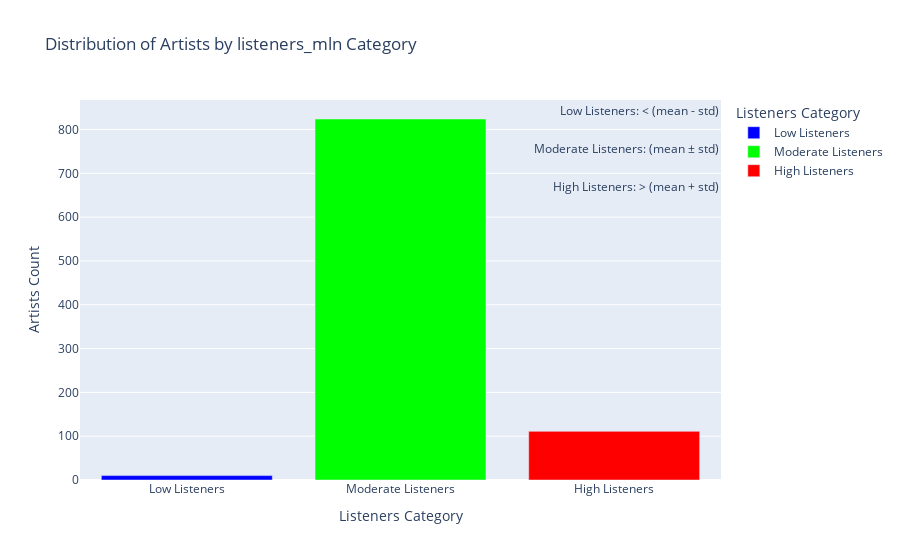

The notebook cell saved with this chart:
### Code cell
# Calculate the mean and standard deviation of 'listeners_mln'
mean_listeners_mln = df_merged['listeners_mln'].mean()
std_listeners_mln = df_merged['listeners_mln'].std()

# Define a function to categorize 'listeners_mln' based on mean and standard deviation
def categorize_listeners_mln(listeners_mln):
    if listeners_mln < (mean_listeners_mln - std_listeners_mln):
        return 'Low Listeners'
    elif (mean_listeners_mln - std_listeners_mln) <= listeners_mln < (mean_listeners_mln + std_listeners_mln):
        return 'Moderate Listeners'
    else:
        return 'High Listeners'

# Apply the categorization function to 'listeners_mln' column
df_merged['listeners_mln_category'] = df_merged['listeners_mln'].apply(categorize_listeners_mln)

color_scale = ['#0000FF', '#00FF00', '#FF0000']
category_orders_listeners_mln = {'listeners_mln_category': ['Low Listeners', 'Moderate Listeners', 'High Listeners']}

# Create a DataFrame with counts for each listeners_mln category
listeners_mln_category_counts = df_merged['listeners_mln_category'].value_counts().reset_index()
listeners_mln_category_counts.columns = ['listeners_mln_category', 'Artists Count']

# Create a bar chart for the listeners_mln_category
listeners_mln_category_fig = px.bar(listeners_mln_category_counts, x='listeners_mln_category', y='Artists Count',
                             title='Distribution of Artists by listeners_mln Category',
                             labels={'listeners_mln_category': 'Listeners Category'},
                             hover_data={'Artists Count': True},
                             color='listeners_mln_category',
                             category_orders=category_orders_listeners_mln,
                             color_discrete_sequence=color_scale)

legend_labels = {
    'Low Listeners': 'Low Listeners: < (mean - std)',
    'Moderate Listeners': 'Moderate Listeners: (mean ± std)',
    'High Listeners': 'High Listeners: > (mean + std)'
}

legend_annotations = [dict(x=1.00, y=1 - 0.1 * i, xref='paper', yref='paper',
                           text=f'{legend_labels[label]}', showarrow=False)
                      for i, label in enumerate(category_orders_listeners_mln['listeners_mln_category'])]

listeners_mln_category_fig.update_layout(annotations=legend_annotations)
print(f'Mean listeners_mln: {mean_listeners_mln.round(3)}')
print(f'Standard Deviation listeners_mln: {std_listeners_mln.round(3)}')
listeners_mln_category_fig.show()

### Figure 1 — Plotly figure (JSON) as saved in the notebook; plotly's stock layout.template omitted (floating-point values rounded to 4 significant figures)
{"data": [{"alignmentgroup": "True", "hovertemplate": "Listeners Category=%{x}<br>Artists Count=%{y}<extra></extra>", "legendgroup": "Low Listeners", "marker": {"color": "#0000FF", "pattern": {"shape": ""}}, "name": "Low Listeners", "offsetgroup": "Low Listeners", "orientation": "v", "showlegend": true, "textposition": "auto", "type": "bar", "x": ["Low Listeners"], "xaxis": "x", "y": [10], "yaxis": "y"}, {"alignmentgroup": "True", "hovertemplate": "Listeners Category=%{x}<br>Artists Count=%{y}<extra></extra>", "legendgroup": "Moderate Listeners", "marker": {"color": "#00FF00", "pattern": {"shape": ""}}, "name": "Moderate Listeners", "offsetgroup": "Moderate Listeners", "orientation": "v", "showlegend": true, "textposition": "auto", "type": "bar", "x": ["Moderate Listeners"], "xaxis": "x", "y": [824], "yaxis": "y"}, {"alignmentgroup": "True", "hovertemplate": "Listeners Category=%{x}<br>Artists Count=%{y}<extra></extra>", "legendgroup": "High Listeners", "marker": {"color": "#FF0000", "pattern": {"shape": ""}}, "name": "High Listeners", "offsetgroup": "High Listeners", "orientation": "v", "showlegend": true, "textposition": "auto", "type": "bar", "x": ["High Listeners"], "xaxis": "x", "y": [111], "yaxis": "y"}], "layout": {"annotations": [{"showarrow": false, "text": "Low Listeners: < (mean - std)", "x": 1, "xref": "paper", "y": 1, "yref": "paper"}, {"showarrow": false, "text": "Moderate Listeners: (mean ± std)", "x": 1, "xref": "paper", "y": 0.9, "yref": "paper"}, {"showarrow": false, "text": "High Listeners: > (mean + std)", "x": 1, "xref": "paper", "y": 0.8, "yref": "paper"}], "barmode": "relative", "legend": {"title": {"text": "Listeners Category"}, "tracegroupgap": 0}, "title": {"text": "Distribution of Artists by listeners_mln Category"}, "xaxis": {"anchor": "y", "categoryarray": ["Low Listeners", "Moderate Listeners", "High Listeners"], "categoryorder": "array", "domain": [0, 1], "title": {"text": "Listeners Category"}}, "yaxis": {"anchor": "x", "domain": [0, 1], "title": {"text": "Artists Count"}}}}
